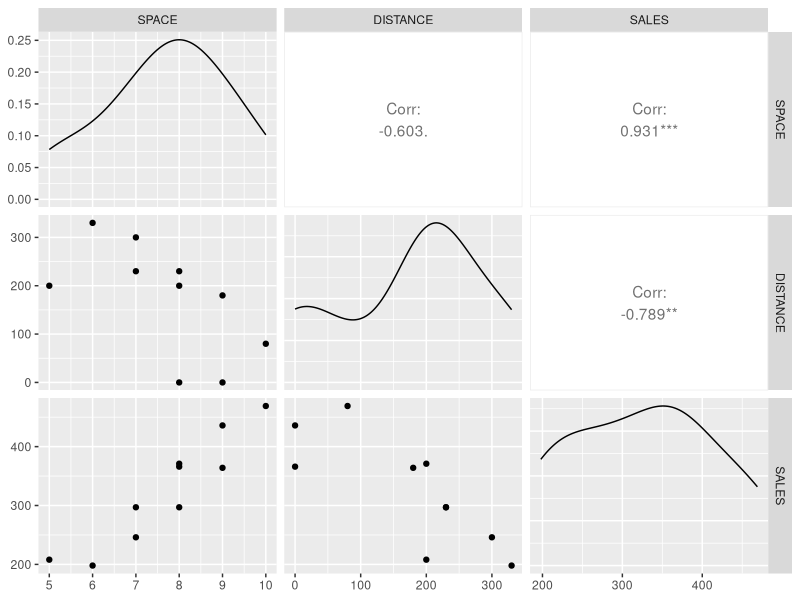
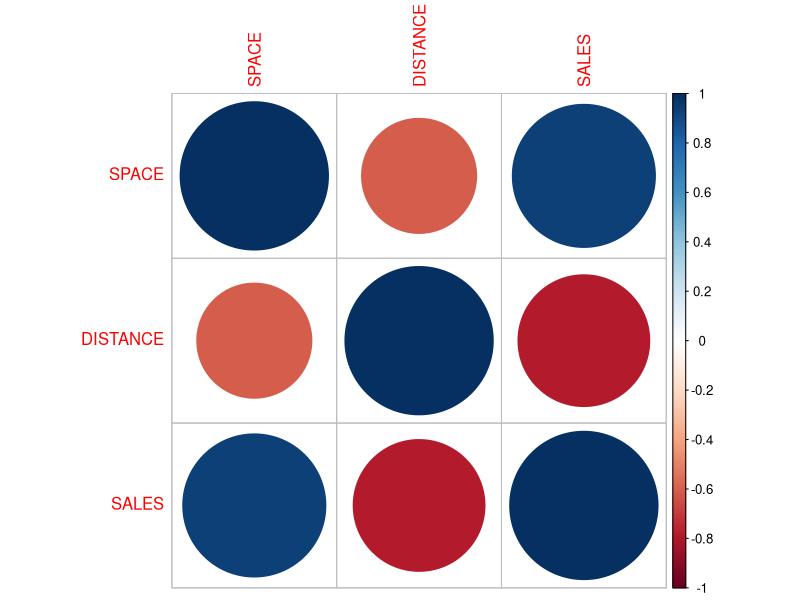
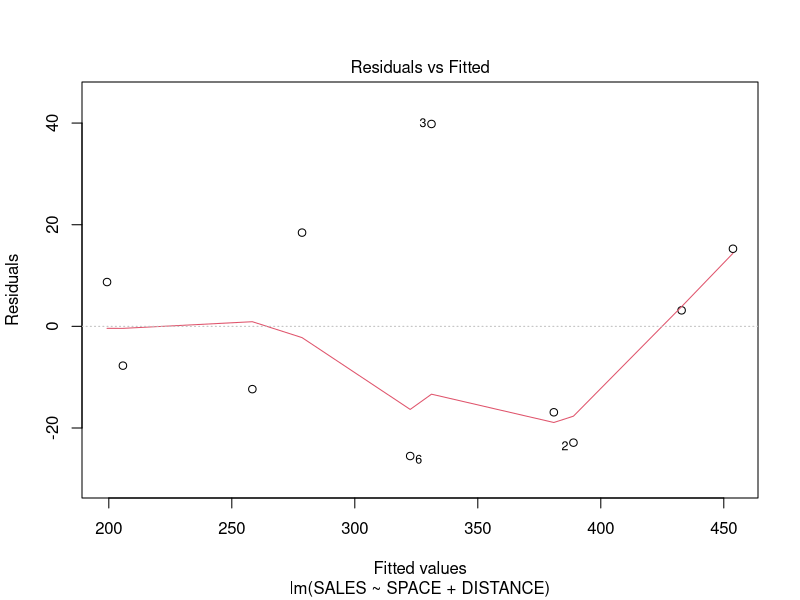
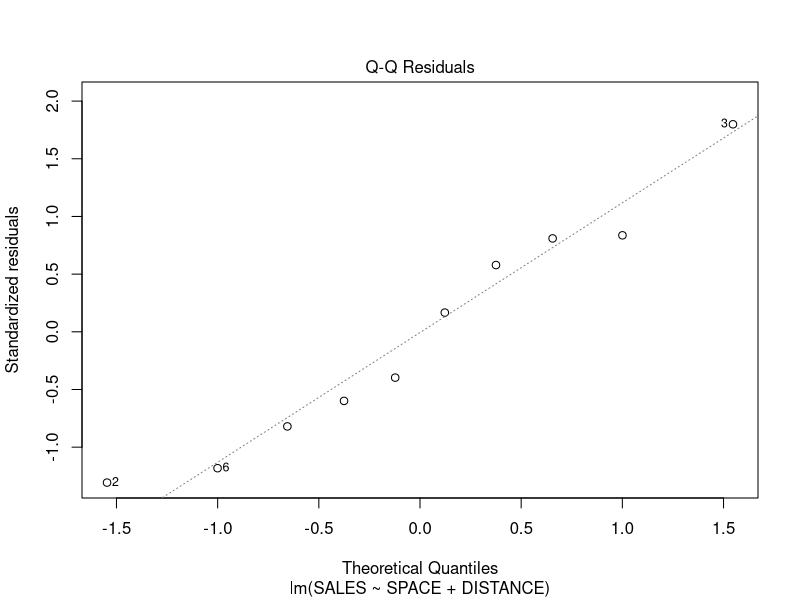
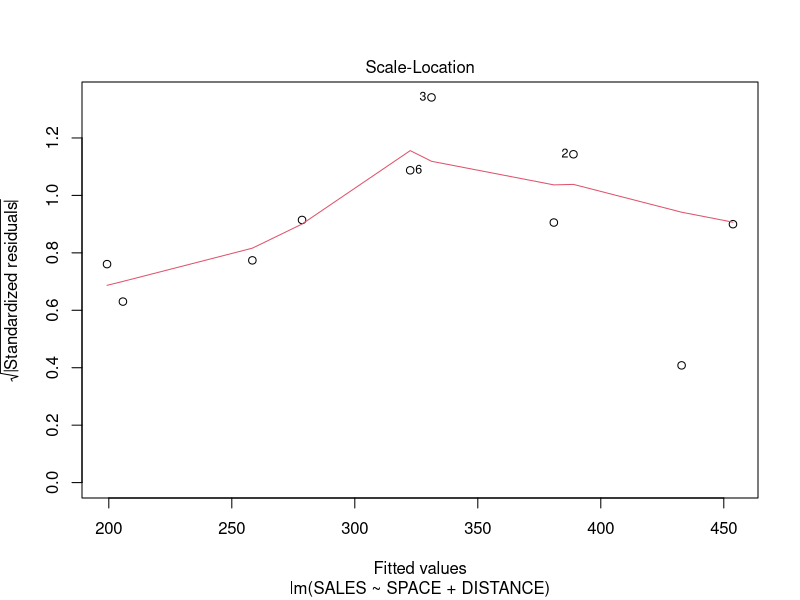
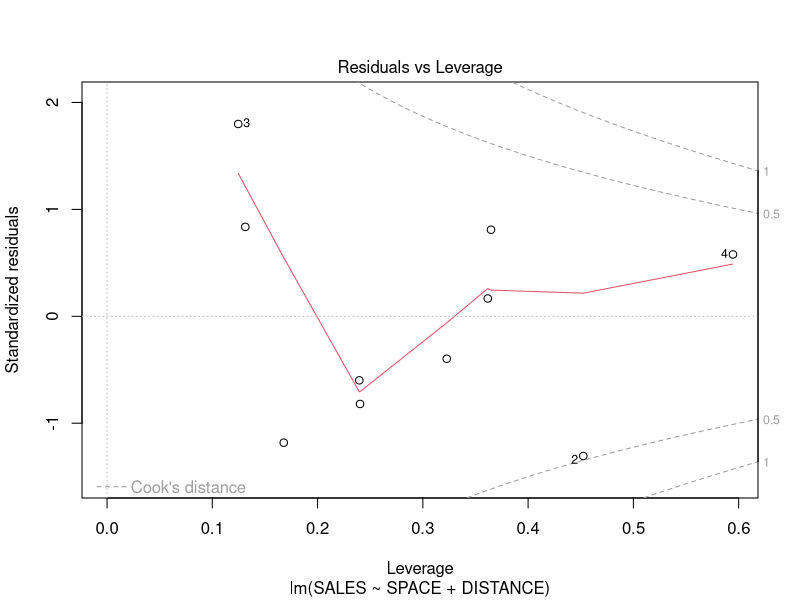

R code for these plots, in order:
## ---- chunk 1
library(tidyverse)
library(corrplot)
library(cowplot)
library(GGally)   
## ---- chunk 2
data <- read_csv('data.csv')
## ---- chunk 3
data %>%
  str()
## ---- chunk 4
data %>% 
  is.na() %>%
  sum()
## ---- chunk 5
data %>%
  summary()
## ---- chunk 6
data %>%
  ggpairs()
## ---- chunk 7
data %>%
  cor()
## ---- chunk 8
data %>%
  cor() %>%
  corrplot()
## ---- chunk 9
mod <- lm(SALES ~ SPACE + DISTANCE, data=data)
## ---- chunk 10
mod %>% summary()
## ---- chunk 11
mod %>% anova()
## ---- chunk 12
confint(mod, level=0.95)
## ---- chunk 13
mod %>% plot()
## ---- chunk 14
predict(mod, newdata=data.frame(SPACE=10, DISTANCE=80), interval='confidence', level=0.95)
## ---- chunk 15
predict(mod, newdata=data.frame(SPACE=10, DISTANCE=110), interval='prediction', level=0.95)
